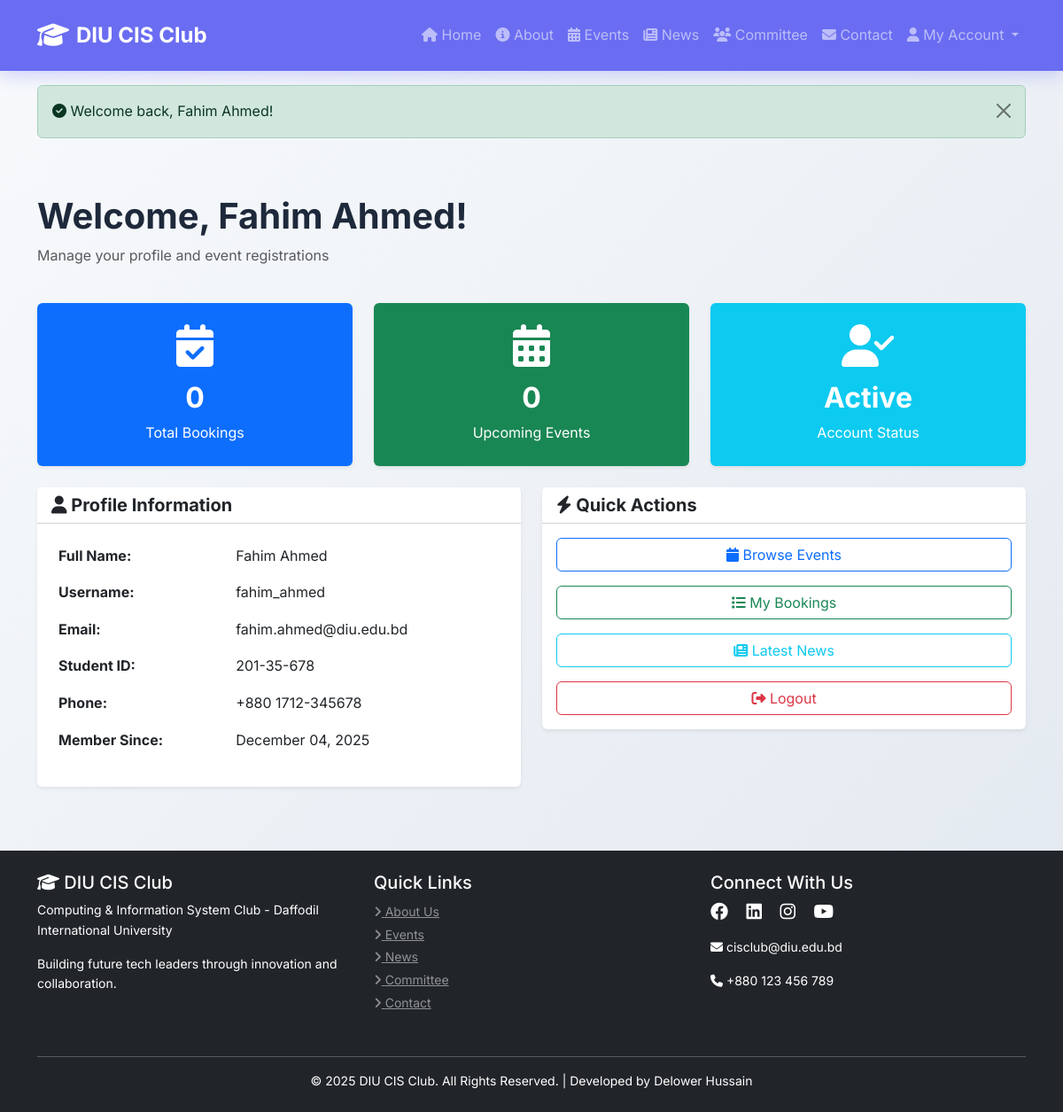
/pages/dashboard.php (signed in), run on the app's committed database.
### tables this page shows
CREATE TABLE users (
    id INT PRIMARY KEY AUTO_INCREMENT,
    full_name VARCHAR(100) NOT NULL,
    email VARCHAR(100) UNIQUE NOT NULL,
    username VARCHAR(50) UNIQUE NOT NULL,
    password VARCHAR(255) NOT NULL,
    phone VARCHAR(20),
    student_id VARCHAR(20),
    status ENUM('pending', 'active', 'inactive') DEFAULT 'pending',
    registration_date TIMESTAMP DEFAULT CURRENT_TIMESTAMP
);

### config/config.php (called while the page is built, shortened)
<?php
require_once __DIR__ . '/database.php';
function get_user_id() {
    return $_SESSION['user_id'] ?? null;
}
function format_date($date) {
    return date(DISPLAY_DATE_FORMAT, strtotime($date));
}
?>

### config/database.php (called while the page is built, shortened)
<?php
$conn = mysqli_connect(DB_HOST, DB_USER, DB_PASS, DB_NAME);
mysqli_set_charset($conn, "utf8");
function db_query($sql) {
    global $conn;
    return mysqli_query($conn, $sql);
}
function db_fetch($result) {
    return mysqli_fetch_assoc($result);
}
?>

### pages/dashboard.php (the view, shortened to what this page needs)
<?php
require_once __DIR__ . '/../config/config.php';
$user_id = get_user_id();
$user_query = "SELECT * FROM users WHERE id = $user_id";
$user_result = db_query($user_query);
$user = db_fetch($user_result);
$bookings_query = "SELECT COUNT(*) as total FROM event_registrations WHERE user_id = $user_id";
$bookings_result = db_query($bookings_query);
$bookings_count = db_fetch($bookings_result)['total'];
$upcoming_query = "SELECT COUNT(*) as total FROM event_registrations er
                   JOIN events e ON er.event_id = e.id
                   WHERE er.user_id = $user_id AND e.status = 'upcoming' AND er.status = 'confirmed'";
$upcoming_result = db_query($upcoming_query);
$upcoming_count = db_fetch($upcoming_result)['total'];
include __DIR__ . '/../includes/header.php';
?>
<div class="container py-5">
    <div class="row mb-4">
        <div class="col-md-12">
            <h1 class="fw-bold">Welcome, <?php echo htmlspecialchars($user['full_name']); ?>!</h1>
            <p class="text-muted">Manage your profile and event registrations</p>
        </div>
    </div>
    <div class="row g-4 mb-4">
        <div class="col-md-4">
            <div class="card border-0 shadow-sm bg-primary text-white">
                <div class="card-body text-center p-4">
                    <i class="fas fa-calendar-check fa-3x mb-3"></i>
                    <h2 class="fw-bold"><?php echo $bookings_count; ?></h2>
                    <p class="mb-0">Total Bookings</p>
                </div>
            </div>
        </div>
        <div class="col-md-4">
            <div class="card border-0 shadow-sm bg-success text-white">
                <div class="card-body text-center p-4">
                    <i class="fas fa-calendar-alt fa-3x mb-3"></i>
                    <h2 class="fw-bold"><?php echo $upcoming_count; ?></h2>
                    <p class="mb-0">Upcoming Events</p>
                </div>
            </div>
        </div>
        <div class="col-md-4">
            <div class="card border-0 shadow-sm bg-info text-white">
                <div class="card-body text-center p-4">
                    <i class="fas fa-user-check fa-3x mb-3"></i>
                    <h2 class="fw-bold"><?php echo ucfirst($user['status']); ?></h2>
                    <p class="mb-0">Account Status</p>
                </div>
            </div>
        </div>
    </div>
    <div class="row">
        <div class="col-md-6 mb-4">
            <div class="card border-0 shadow-sm">
                <div class="card-header bg-white">
                    <h5 class="fw-bold mb-0"><i class="fas fa-user"></i> Profile Information</h5>
                </div>
                <div class="card-body">
                    <table class="table table-borderless">
                        <tr>
                            <td class="fw-bold">Full Name:</td>
                            <td><?php echo htmlspecialchars($user['full_name']); ?></td>
                        </tr>
                        <tr>
                            <td class="fw-bold">Username:</td>
                            <td><?php echo htmlspecialchars($user['username']); ?></td>
                        </tr>
                        <tr>
                            <td class="fw-bold">Email:</td>
                            <td><?php echo htmlspecialchars($user['email']); ?></td>
                        </tr>
                        <?php if ($user['student_id']): ?>
                        <tr>
                            <td class="fw-bold">Student ID:</td>
                            <td><?php echo htmlspecialchars($user['student_id']); ?></td>
                        </tr>
                        <?php endif; ?>
                        <?php if ($user['phone']): ?>
                        <tr>
                            <td class="fw-bold">Phone:</td>
                            <td><?php echo htmlspecialchars($user['phone']); ?></td>
                        </tr>
                        <?php endif; ?>
                        <tr>
                            <td class="fw-bold">Member Since:</td>
                            <td><?php echo format_date($user['registration_date']); ?></td>
                        </tr>
                    </table>
                </div>
            </div>
        </div>
        <div class="col-md-6 mb-4">
            <div class="card border-0 shadow-sm">
                <div class="card-header bg-white">
                    <h5 class="fw-bold mb-0"><i class="fas fa-bolt"></i> Quick Actions</h5>
                </div>
                <div class="card-body">
                    <div class="d-grid gap-3">
                        <a href="<?php echo SITE_URL; ?>/pages/events.php" class="btn btn-outline-primary">
                            <i class="fas fa-calendar"></i> Browse Events
                        </a>
                        <a href="<?php echo SITE_URL; ?>/pages/my-bookings.php" class="btn btn-outline-success">
                            <i class="fas fa-list"></i> My Bookings
                        </a>
                        <a href="<?php echo SITE_URL; ?>/pages/news.php" class="btn btn-outline-info">
                            <i class="fas fa-newspaper"></i> Latest News
                        </a>
                        <a href="<?php echo SITE_URL; ?>/auth/logout.php" class="btn btn-outline-danger">
                            <i class="fas fa-sign-out-alt"></i> Logout
                        </a>
                    </div>
                </div>
            </div>
        </div>
    </div>
</div>
<?php include __DIR__ . '/../includes/footer.php'; ?>

### assets/css/style.css (style rules this page uses)
:root { --primary-color: #6366f1; --primary-dark: #4f46e5; --secondary-color: #8b5cf6; --accent-color: #ec4899; --success-color: #10b981; --info-color: #06b6d4; --warning-color: #f59e0b; --danger-color: #ef4444; --dark-color: #1e293b; --light-color: #f8fafc; --navbar-height: 70px; --footer-height: 320px; --transition: all 0.3s cubic-bezier(0.4, 0, 0.2, 1); }
* { margin: 0; padding: 0; box-sizing: border-box; }
html { width: 100%; overflow-x: hidden; height: 100%; scroll-behavior: smooth; }

### data on the page
users: full_name "Fahim Ahmed", status "Active", username "fahim_ahmed", email "fahim.ahmed@diu.edu.bd", student "201-35-678", phone "+880 1712-345678", registration_date "December 04, 2025"

### other printed values
$message['text'] "Welcome back, Fahim Ahmed!"
$bookings_count "0"
$upcoming_count "0"
